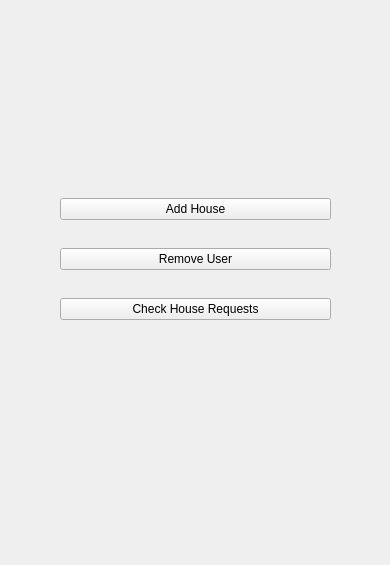
<?xml version="1.0" encoding="UTF-8"?>
<ui version="4.0">
 <class>AdminHousingPanel</class>
 <widget class="QWidget" name="AdminHousingPanel">
  <property name="geometry">
   <rect>
    <x>0</x>
    <y>0</y>
    <width>390</width>
    <height>565</height>
   </rect>
  </property>
  <property name="minimumSize">
   <size>
    <width>390</width>
    <height>565</height>
   </size>
  </property>
  <property name="maximumSize">
   <size>
    <width>390</width>
    <height>565</height>
   </size>
  </property>
  <property name="windowTitle">
   <string>Saha Housings - Admin Panel</string>
  </property>
  <widget class="QWidget" name="verticalLayoutWidget">
   <property name="geometry">
    <rect>
     <x>60</x>
     <y>170</y>
     <width>271</width>
     <height>181</height>
    </rect>
   </property>
   <layout class="QVBoxLayout" name="verticalLayout">
    <property name="spacing">
     <number>0</number>
    </property>
    <item>
     <widget class="QPushButton" name="addHouseButton">
      <property name="text">
       <string>Add House</string>
      </property>
     </widget>
    </item>
    <item>
     <widget class="QPushButton" name="removeUserButton">
      <property name="text">
       <string>Remove User</string>
      </property>
     </widget>
    </item>
    <item>
     <widget class="QPushButton" name="checkHouseRequestsButton">
      <property name="text">
       <string>Check House Requests</string>
      </property>
     </widget>
    </item>
   </layout>
  </widget>
 </widget>
 <resources/>
 <connections/>
</ui>
